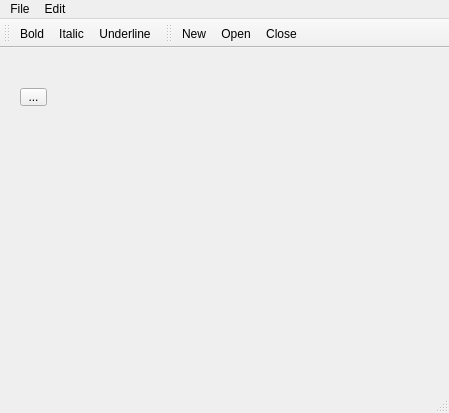
<?xml version="1.0" encoding="UTF-8"?>
<ui version="4.0">
 <class>MainWindow</class>
 <widget class="QMainWindow" name="MainWindow">
  <property name="geometry">
   <rect>
    <x>0</x>
    <y>0</y>
    <width>449</width>
    <height>413</height>
   </rect>
  </property>
  <property name="windowTitle">
   <string>MainWindow</string>
  </property>
  <widget class="QWidget" name="centralwidget">
   <widget class="QToolButton" name="toolButton">
    <property name="geometry">
     <rect>
      <x>20</x>
      <y>40</y>
      <width>27</width>
      <height>18</height>
     </rect>
    </property>
    <property name="text">
     <string>...</string>
    </property>
   </widget>
  </widget>
  <widget class="QMenuBar" name="menubar">
   <property name="geometry">
    <rect>
     <x>0</x>
     <y>0</y>
     <width>449</width>
     <height>21</height>
    </rect>
   </property>
   <widget class="QMenu" name="menuFile">
    <property name="title">
     <string>File</string>
    </property>
    <addaction name="actionNew"/>
    <addaction name="actionOpen"/>
    <addaction name="actionSave"/>
    <addaction name="actionSave_As"/>
    <addaction name="actionPrint"/>
    <addaction name="separator"/>
    <addaction name="actionClose"/>
   </widget>
   <widget class="QMenu" name="menuEdit">
    <property name="title">
     <string>Edit</string>
    </property>
    <addaction name="actionCopy"/>
    <addaction name="actionCut"/>
    <addaction name="actionPaste"/>
    <addaction name="separator"/>
    <addaction name="actionUndo"/>
    <addaction name="actionRedo"/>
    <addaction name="separator"/>
    <addaction name="actionFont"/>
    <addaction name="actionBold"/>
    <addaction name="actionItalic"/>
    <addaction name="actionUnderline"/>
    <addaction name="separator"/>
    <addaction name="actionAbout"/>
   </widget>
   <addaction name="menuFile"/>
   <addaction name="menuEdit"/>
  </widget>
  <widget class="QStatusBar" name="statusbar"/>
  <widget class="QToolBar" name="toolBar">
   <property name="windowTitle">
    <string>toolBar</string>
   </property>
   <property name="toolButtonStyle">
    <enum>Qt::ToolButtonTextUnderIcon</enum>
   </property>
   <attribute name="toolBarArea">
    <enum>TopToolBarArea</enum>
   </attribute>
   <attribute name="toolBarBreak">
    <bool>false</bool>
   </attribute>
   <addaction name="actionBold"/>
   <addaction name="actionItalic"/>
   <addaction name="actionUnderline"/>
  </widget>
  <widget class="QToolBar" name="toolBar_2">
   <property name="windowTitle">
    <string>toolBar_2</string>
   </property>
   <property name="toolButtonStyle">
    <enum>Qt::ToolButtonIconOnly</enum>
   </property>
   <attribute name="toolBarArea">
    <enum>TopToolBarArea</enum>
   </attribute>
   <attribute name="toolBarBreak">
    <bool>false</bool>
   </attribute>
   <addaction name="actionNew"/>
   <addaction name="actionOpen"/>
   <addaction name="actionClose"/>
  </widget>
  <action name="actionNew">
   <property name="icon">
    <iconset>
     <normalon>../../../images/new.png</normalon>
    </iconset>
   </property>
   <property name="text">
    <string>New</string>
   </property>
   <property name="shortcut">
    <string>Ctrl+N</string>
   </property>
  </action>
  <action name="actionOpen">
   <property name="icon">
    <iconset>
     <normaloff>../../../images/open.png</normaloff>../../../images/open.png</iconset>
   </property>
   <property name="text">
    <string>Open</string>
   </property>
   <property name="shortcut">
    <string>Ctrl+O</string>
   </property>
  </action>
  <action name="actionCopy">
   <property name="icon">
    <iconset>
     <normaloff>../../../images/copy.png</normaloff>../../../images/copy.png</iconset>
   </property>
   <property name="text">
    <string>Copy</string>
   </property>
   <property name="shortcut">
    <string>Ctrl+C</string>
   </property>
  </action>
  <action name="actionCut">
   <property name="icon">
    <iconset>
     <normaloff>../../../images/cut.png</normaloff>../../../images/cut.png</iconset>
   </property>
   <property name="text">
    <string>Cut</string>
   </property>
   <property name="shortcut">
    <string>Ctrl+X</string>
   </property>
  </action>
  <action name="actionSave">
   <property name="icon">
    <iconset>
     <normaloff>../../../images/save.png</normaloff>../../../images/save.png</iconset>
   </property>
   <property name="text">
    <string>Save</string>
   </property>
   <property name="shortcut">
    <string>Ctrl+S</string>
   </property>
  </action>
  <action name="actionSave_As">
   <property name="icon">
    <iconset>
     <normaloff>../../../images/save_as.png</normaloff>../../../images/save_as.png</iconset>
   </property>
   <property name="text">
    <string>Save As...</string>
   </property>
  </action>
  <action name="actionPrint">
   <property name="enabled">
    <bool>false</bool>
   </property>
   <property name="icon">
    <iconset>
     <normaloff>../../../images/print.png</normaloff>../../../images/print.png</iconset>
   </property>
   <property name="text">
    <string>Print</string>
   </property>
   <property name="shortcut">
    <string>Ctrl+P</string>
   </property>
  </action>
  <action name="actionClose">
   <property name="icon">
    <iconset>
     <normaloff>../../../images/exit.png</normaloff>../../../images/exit.png</iconset>
   </property>
   <property name="text">
    <string>Close</string>
   </property>
   <property name="shortcut">
    <string>Ctrl+F4</string>
   </property>
  </action>
  <action name="actionPaste">
   <property name="icon">
    <iconset>
     <normaloff>../../../images/paste.png</normaloff>../../../images/paste.png</iconset>
   </property>
   <property name="text">
    <string>Paste</string>
   </property>
   <property name="shortcut">
    <string>Ctrl+V</string>
   </property>
  </action>
  <action name="actionUndo">
   <property name="icon">
    <iconset>
     <normaloff>../../../images/edit_undo.png</normaloff>../../../images/edit_undo.png</iconset>
   </property>
   <property name="text">
    <string>Undo</string>
   </property>
   <property name="shortcut">
    <string>Ctrl+Z</string>
   </property>
  </action>
  <action name="actionRedo">
   <property name="icon">
    <iconset>
     <normaloff>../../../images/edit_redo.png</normaloff>../../../images/edit_redo.png</iconset>
   </property>
   <property name="text">
    <string>Redo</string>
   </property>
   <property name="shortcut">
    <string>Ctrl+Y</string>
   </property>
  </action>
  <action name="actionFont">
   <property name="icon">
    <iconset>
     <normaloff>../../../images/font.png</normaloff>../../../images/font.png</iconset>
   </property>
   <property name="text">
    <string>Font</string>
   </property>
   <property name="shortcut">
    <string>Ctrl+F</string>
   </property>
  </action>
  <action name="actionBold">
   <property name="checkable">
    <bool>true</bool>
   </property>
   <property name="icon">
    <iconset>
     <normaloff>../../../images/bold.png</normaloff>../../../images/bold.png</iconset>
   </property>
   <property name="text">
    <string>Bold</string>
   </property>
  </action>
  <action name="actionItalic">
   <property name="checkable">
    <bool>true</bool>
   </property>
   <property name="icon">
    <iconset>
     <normaloff>../../../images/italic.png</normaloff>../../../images/italic.png</iconset>
   </property>
   <property name="text">
    <string>Italic</string>
   </property>
  </action>
  <action name="actionUnderline">
   <property name="checkable">
    <bool>true</bool>
   </property>
   <property name="icon">
    <iconset>
     <normaloff>../../../images/underline.png</normaloff>../../../images/underline.png</iconset>
   </property>
   <property name="text">
    <string>Underline</string>
   </property>
   <property name="toolTip">
    <string>Underline</string>
   </property>
  </action>
  <action name="actionAbout">
   <property name="icon">
    <iconset>
     <normaloff>../../../images/info.png</normaloff>../../../images/info.png</iconset>
   </property>
   <property name="text">
    <string>About</string>
   </property>
  </action>
 </widget>
 <resources/>
 <connections/>
</ui>
